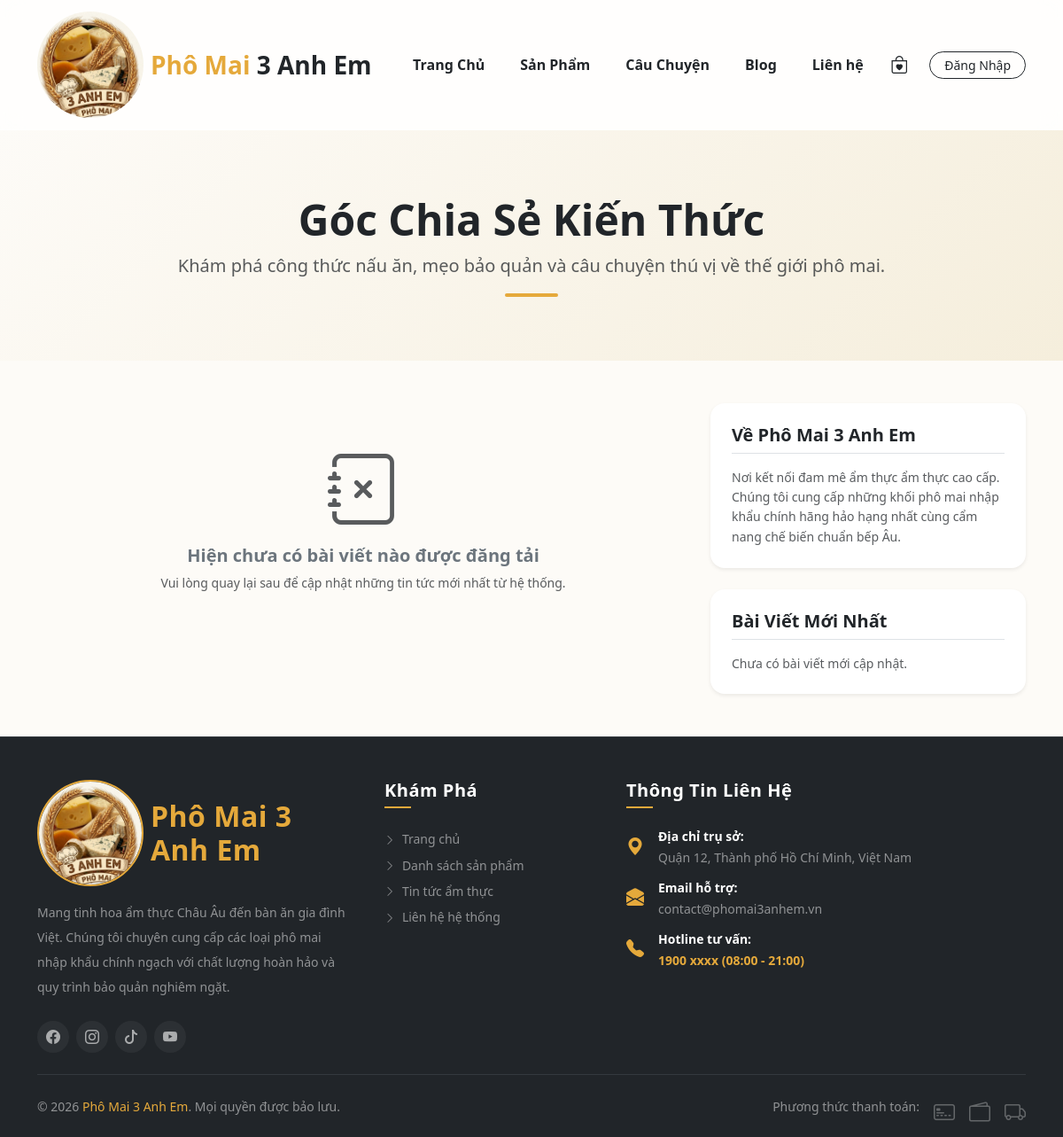
The page /phomai3anhem/Blog.php on the database as committed earlier.
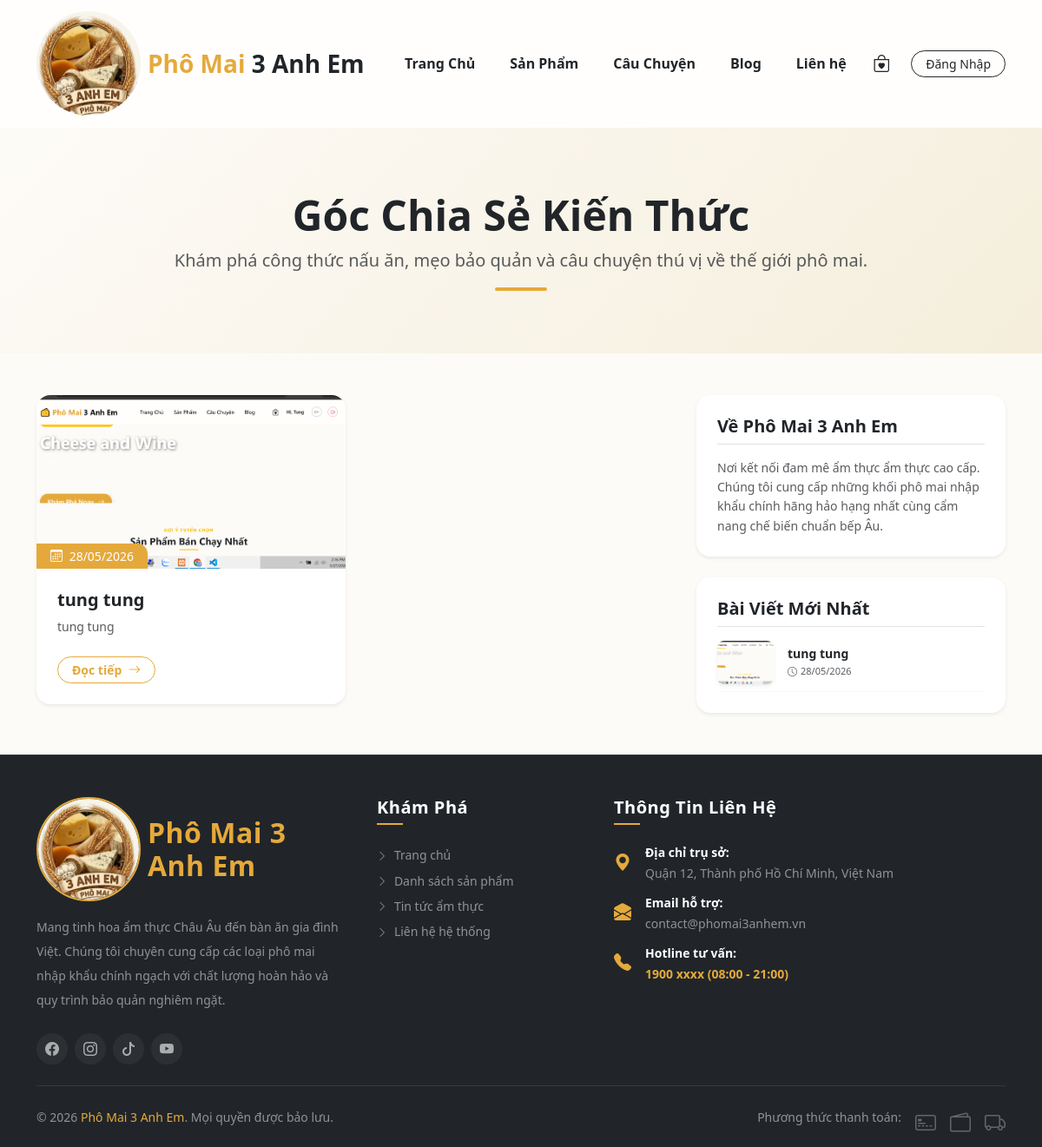
The same page on the database as committed later.
### tables this page shows
CREATE TABLE `posts` (
  `id` int(11) NOT NULL,
  `title` varchar(255) NOT NULL,
  `slug` varchar(255) NOT NULL,
  `image` varchar(255) DEFAULT 'default-post.jpg',
  `summary` varchar(500) DEFAULT NULL,
  `content` text NOT NULL,
  `created_at` timestamp NOT NULL DEFAULT current_timestamp()
);

### phomai3anhem/Blog.php (the view, shortened to what the changed rows need)
<?php
include_once 'config/db.php';
include_once 'includes/header.php';
$stmt_all = $pdo->query("SELECT * FROM posts ORDER BY id DESC");
$posts = $stmt_all->fetchAll();
$stmt_recent = $pdo->query("SELECT * FROM posts ORDER BY id DESC LIMIT 3");
$recent_posts = $stmt_recent->fetchAll();
?>
<div class="blog-banner py-5 mb-5 bg-light position-relative overflow-hidden" style="background: linear-gradient(135deg, #fdfbf7 0%, #f5eedc 100%);">
    <div class="container py-4 text-center" data-aos="fade-down">
        <h1 class="fw-bold text-dark display-5 mb-2">Góc Chia Sẻ Kiến Thức</h1>
    </div>
</div>
<div class="container mb-5">
    <div class="row g-4">
        <div class="col-lg-8">
            <div class="row g-4">
                <?php if (count($posts) > 0): ?>
                    <?php foreach ($posts as $post): ?>
                        <div class="col-md-6 col-12" data-aos="fade-up">
                            <div class="card h-100 border-0 shadow-sm rounded-4 overflow-hidden blog-card bg-white">
                                <div class="position-relative overflow-hidden" style="height: 200px;">
                                    <img src="assets/img/<?= !empty($post['image']) ? $post['image'] : 'default-post.jpg'; ?>"
                                         class="w-100 h-100 object-fit-cover blog-img"
                                         alt="<?= htmlspecialchars($post['title']); ?>">
                                    <span class="position-absolute bottom-0 start-0 bg-gold text-white px-3 py-1 small rounded-tr-4 font-semibold shadow-sm">
                                        <i class="bi bi-calendar3 me-1"></i> <?= date('d/m/Y', strtotime($post['created_at'])); ?>
                                    </span>
                                </div>
                                <div class="card-body p-4 d-flex flex-column">
                                    <h5 class="fw-bold text-dark mb-2 line-clamp-2 hover-gold-text">
                                        <a href="blog-detail.php?slug=<?= $post['slug']; ?>" class="text-decoration-none text-dark">
                                            <?= htmlspecialchars($post['title']); ?>
                                        </a>
                                    </h5>
                                    <p class="text-muted small mb-4 flex-grow-1 line-clamp-3">
                                        <?= htmlspecialchars($post['summary'] ?? 'Bấm xem chi tiết để khám phá những kiến thức bổ ích về món ăn này...'); ?>
                                    </p>
                                    <div class="mt-auto">
                                        <a href="blog-detail.php?slug=<?= $post['slug']; ?>" class="btn btn-sm btn-outline-gold rounded-pill px-3 fw-bold small transition-all">
                                            Đọc tiếp <i class="bi bi-arrow-right ms-1"></i>
                                        </a>
                                    </div>
                                </div>
                            </div>
                        </div>
                    <?php endforeach; ?>
                <?php else: ?>
                    <div class="col-12 text-center py-5">
                        <div class="text-muted mb-3"><i class="bi bi-journal-x display-1"></i></div>
                        <h5 class="text-secondary fw-bold">Hiện chưa có bài viết nào được đăng tải</h5>
                        <p class="small text-muted">Vui lòng quay lại sau để cập nhật những tin tức mới nhất từ hệ thống.</p>
                    </div>
                <?php endif; ?>
            </div>
        </div>
        <div class="col-lg-4">
            <div class="card border-0 shadow-sm rounded-4 p-4 bg-white position-sticky" style="top: 90px;" data-aos="fade-left" data-aos-delay="100">
                <div class="d-flex flex-column gap-3">
                    <?php if (count($recent_posts) > 0): ?>
                        <?php foreach ($recent_posts as $r_post): ?>
                            <div class="d-flex align-items-center gap-3 pb-2 border-bottom border-light">
                                <img src="assets/img/<?= !empty($r_post['image']) ? $r_post['image'] : 'default-post.jpg'; ?>"
                                     class="rounded-3 object-fit-cover shadow-sm" style="width: 65px; height: 50px;" alt="">
                                <div class="overflow-hidden">
                                    <h6 class="text-dark small fw-bold mb-1 text-truncate">
                                        <a href="blog-detail.php?slug=<?= $r_post['slug']; ?>" class="text-decoration-none text-dark hover-gold-text">
                                            <?= htmlspecialchars($r_post['title']); ?>
                                        </a>
                                    </h6>
                                    <small class="text-muted d-block" style="font-size: 11px;">
                                        <i class="bi bi-clock me-1"></i><?= date('d/m/Y', strtotime($r_post['created_at'])); ?>
                                    </small>
                                </div>
                            </div>
                        <?php endforeach; ?>
                    <?php else: ?>
                        <small class="text-muted">Chưa có bài viết mới cập nhật.</small>
                    <?php endif; ?>
                </div>
            </div>
        </div>
    </div>
</div>
<?php include_once 'includes/footer.php'; ?>

Rows that differ between the two databases and show on the page:
added posts: image (picture), created_at "28/05/2026", title "tung tung", summary "tung tung"
Other text that changed with them:
text no longer shown: "Hiện chưa có bài viết nào được đăng tải Vui lòng quay lại sau để cập nhật những tin tức mới nhất từ hệ thống. Chưa có bài viết mới cập nhật."
